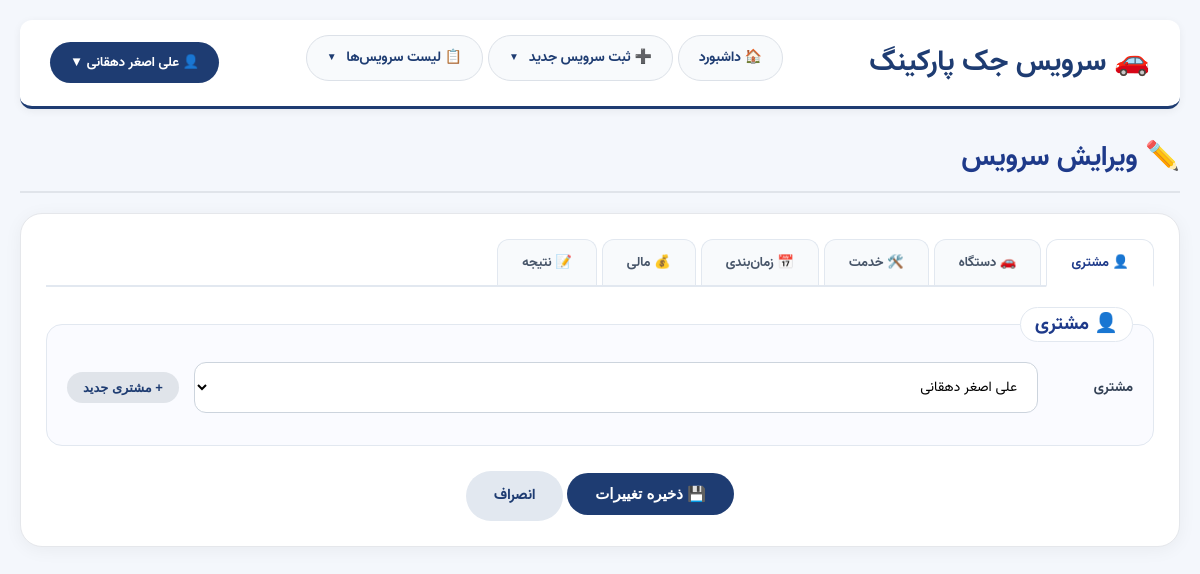
The app's page /edit.php?id=3 (signed in) with its own data.
### tables this page shows
CREATE TABLE IF NOT EXISTS `menu_items` (
  `id` int(11) NOT NULL AUTO_INCREMENT,
  `title` varchar(100) NOT NULL,
  `url` varchar(255) NOT NULL,
  `sort_order` int(11) DEFAULT 0,
  `parent_id` int(11) DEFAULT NULL,
  `icon` varchar(10) DEFAULT NULL,
  `is_active` tinyint(1) DEFAULT 1,
  PRIMARY KEY (`id`)
);

CREATE TABLE IF NOT EXISTS `repairs` (
  `id` int(11) NOT NULL AUTO_INCREMENT,
  `customer_id` int(11) NOT NULL,
  `device_type_id` int(11) DEFAULT NULL,
  `device_brand` varchar(50) DEFAULT NULL,
  `device_model` varchar(100) DEFAULT NULL,
  `device_serial` varchar(100) DEFAULT NULL,
  `device_year` int(11) DEFAULT NULL,
  `device_location` varchar(255) DEFAULT NULL,
  `service_type_id` int(11) DEFAULT NULL,
  `problem_part` varchar(100) DEFAULT NULL,
  `fault_description` text DEFAULT NULL,
  `solution_description` text DEFAULT NULL,
  `technician_id` int(11) DEFAULT NULL,
  `service_date` date DEFAULT NULL,
  `service_time` time DEFAULT NULL,
  `next_service_date` date DEFAULT NULL,
  `labor_cost` bigint(20) DEFAULT 0,
  `extra_costs` bigint(20) DEFAULT 0,
  `payment_status` enum('paid','unpaid','partial') DEFAULT 'unpaid',
  `invoice_number` varchar(20) DEFAULT NULL,
  `final_status` varchar(50) DEFAULT NULL,
  `technician_notes` text DEFAULT NULL,
  `warranty_months` int(11) DEFAULT NULL,
  `created_at` timestamp NOT NULL DEFAULT current_timestamp(),
  `created_by` int(11) DEFAULT NULL,
  `updated_by` int(11) DEFAULT NULL,
  PRIMARY KEY (`id`),
  UNIQUE KEY `invoice_number` (`invoice_number`),
  KEY `customer_id` (`customer_id`),
  KEY `device_type_id` (`device_type_id`),
  KEY `service_type_id` (`service_type_id`),
  KEY `technician_id` (`technician_id`),
  KEY `repairs_created_by_fk` (`created_by`),
  KEY `repairs_updated_by_fk` (`updated_by`),
  CONSTRAINT `repairs_created_by_fk` FOREIGN KEY (`created_by`) REFERENCES `users` (`id`) ON DELETE SET NULL,
  CONSTRAINT `repairs_ibfk_1` FOREIGN KEY (`customer_id`) REFERENCES `customers` (`id`) ON DELETE CASCADE,
  CONSTRAINT `repairs_ibfk_2` FOREIGN KEY (`device_type_id`) REFERENCES `device_types` (`id`) ON DELETE SET NULL,
  CONSTRAINT `repairs_ibfk_3` FOREIGN KEY (`service_type_id`) REFERENCES `service_types` (`id`) ON DELETE SET NULL,
  CONSTRAINT `repairs_ibfk_4` FOREIGN KEY (`technician_id`) REFERENCES `technicians` (`id`) ON DELETE SET NULL,
  CONSTRAINT `repairs_updated_by_fk` FOREIGN KEY (`updated_by`) REFERENCES `users` (`id`) ON DELETE SET NULL
);

CREATE TABLE IF NOT EXISTS `technicians` (
  `id` int(11) NOT NULL AUTO_INCREMENT,
  `name` varchar(100) NOT NULL,
  `phone` varchar(20) DEFAULT NULL,
  PRIMARY KEY (`id`)
);

### edit.php (the view, shortened to what this page needs)
<?php
require_once __DIR__ . '/config.php';
$id = filter_input(INPUT_GET, 'id', FILTER_VALIDATE_INT);
$stmt = $pdo->prepare("SELECT * FROM repairs WHERE id = ?");
$stmt->execute([$id]);
$row = $stmt->fetch(PDO::FETCH_ASSOC);
$customers    = $pdo->query("SELECT id, name FROM customers ORDER BY name")->fetchAll();
$technicians  = $pdo->query("SELECT id, name FROM technicians ORDER BY name")->fetchAll();
require_once __DIR__ . '/header.php';
?>
<h2 class="page-title">✏️ ویرایش سرویس</h2>
<div class="edit-card">
    <form method="POST" id="editForm">
        <div class="tab-nav">
            <button type="button" class="tab-btn active" data-tab="customer">👤 مشتری</button>
            <button type="button" class="tab-btn" data-tab="device">🚗 دستگاه</button>
            <button type="button" class="tab-btn" data-tab="service">🛠️ خدمت</button>
            <button type="button" class="tab-btn" data-tab="schedule">📅 زمان‌بندی</button>
            <button type="button" class="tab-btn" data-tab="financial">💰 مالی</button>
            <button type="button" class="tab-btn" data-tab="result">📝 نتیجه</button>
        </div>
        <div class="tab-panel active" id="tab-customer">
            <fieldset>
                <legend>👤 مشتری</legend>
                <div class="form-row">
                    <label>مشتری</label>
                    <select name="customer_id" id="customer_select" required style="flex:2;">
                        <?php foreach ($customers as $c): ?>
                            <option value="<?= $c['id'] ?>" <?= $row['customer_id'] == $c['id'] ? 'selected' : '' ?>><?= htmlspecialchars($c['name']) ?></option>
                        <?php endforeach; ?>
                    </select>
                    <button type="button" class="btn btn-small" onclick="addNewItem('customer')">+ مشتری جدید</button>
                </div>
            </fieldset>
        </div>
        <div style="text-align:center; margin-top:25px;">
            <button type="submit" class="btn btn-primary">💾 ذخیره تغییرات</button>
            <a href="index.php" class="btn btn-secondary">انصراف</a>
        </div>
    </form>
</div>
</main>
</body>
</html>

### header.php (shortened to what this page needs)
<?php
require_once __DIR__ . '/config.php';
$currentPage = basename($_SERVER['PHP_SELF']);
$topMenu = $pdo->query("
    SELECT * FROM menu_items
    WHERE parent_id IS NULL AND is_active = 1
    ORDER BY sort_order
")->fetchAll(PDO::FETCH_ASSOC);
$allSubMenus = $pdo->query("
    SELECT * FROM menu_items
    WHERE parent_id IS NOT NULL AND is_active = 1
    ORDER BY sort_order
")->fetchAll(PDO::FETCH_ASSOC);
$subMenus = [];
foreach ($allSubMenus as $sub) {
    $subMenus[$sub['parent_id']][] = $sub;
}
$isLoggedIn = isset($_SESSION['user_id']);
$userFullName = $_SESSION['user_full_name'] ?? '';
?>
<!DOCTYPE html>
<html lang="fa" dir="rtl">
<head>
    <link rel="stylesheet" href="style.css">
</head>
<body>
<div class="container">
    <header class="main-header">
        <div class="logo"><h1>🚗 سرویس جک پارکینگ</h1></div>
        <nav class="main-nav">
            <?php foreach ($topMenu as $item):
                $hasSub = isset($subMenus[$item['id']]) && count($subMenus[$item['id']]) > 0;
                $isActive = ($currentPage == basename($item['url']));
            ?>
                <div class="menu-item">
                    <?php if ($hasSub): ?>
                        <a href="javascript:void(0)" class="menu-link <?= $isActive ? 'active' : '' ?>">
                            <?= htmlspecialchars($item['title']) ?>
                            <span class="arrow">▼</span>
                        </a>
                    <?php else: ?>
                        <a href="<?= $item['url'] ?>" class="menu-link <?= $isActive ? 'active' : '' ?>">
                            <?= htmlspecialchars($item['title']) ?>
                        </a>
                    <?php endif; ?>
                </div>
            <?php endforeach; ?>
        </nav>
        <?php if ($isLoggedIn): ?>
            <div class="user-menu">
                <button class="user-menu-btn" onclick="document.getElementById('userDropdown').classList.toggle('show')">
                    👤 <?= htmlspecialchars($userFullName) ?> ▼
                </button>
            </div>
        <?php else: ?>
            <a href="login.php" class="btn small">ورود</a>
        <?php endif; ?>
    </header>
    <main>

### style.css (style rules this page uses)
* { box-sizing: border-box; margin: 0; padding: 0; }
body { font-family: 'Vazir', Tahoma, sans-serif; background: #f4f7fc; color: #1a1a1a; font-size: 14px; line-height: 1.7; direction: rtl; }
.container { max-width: 1300px; margin: 0 auto; padding: 20px; }
.main-header { background: #ffffff; border-radius: 12px; box-shadow: 0 2px 8px rgba(0,0,0,0.06); padding: 15px 30px; margin-bottom: 25px; display: flex; align-items: center; justify-content: space-between; border-bottom: 3px solid #1e3c72; }
.logo h1 { font-size: 1.8rem; color: #1e3c72; font-weight: bold; }
h2 { color: #1e3c72; font-size: 1.8rem; margin-bottom: 20px; border-bottom: 2px solid #e0e4ea; padding-bottom: 10px; }
fieldset { border: 1px solid #dce1e8; border-radius: 10px; padding: 20px; margin-bottom: 20px; background: #fafbfc; }
legend { font-weight: bold; font-size: 1.2rem; color: #1e3c72; background: white; padding: 0 15px; border-radius: 20px; border: 1px solid #dce1e8; }
.form-row { display: flex; flex-wrap: wrap; gap: 15px; margin-bottom: 15px; align-items: center; }
.form-row input, .form-row select, .form-row textarea, input, textarea, select { padding: 12px 15px; border: 1px solid #ccd4dd; border-radius: 8px; font-size: 14px; background: #ffffff; font-family: inherit; transition: 0.2s; flex: 1 1 220px; }
.btn { display: inline-block; padding: 12px 26px; border-radius: 8px; font-weight: 600; font-size: 14px; cursor: pointer; transition: 0.2s; text-decoration: none; border: none; background: #e0e4ea; color: #1e3c72; }
.main-nav { display: flex; align-items: center; gap: 5px; flex-wrap: wrap; }
.menu-item { position: relative; padding-bottom: 10px; }
.menu-link { display: flex; align-items: center; gap: 6px; padding: 10px 20px; border-radius: 40px; background: #f8fafc; color: #1e3c72; text-decoration: none; font-weight: 600; transition: 0.2s; border: 1px solid #dce1e8; white-space: nowrap; }

### header.php (style rules this page uses)
.main-nav { display: flex; align-items: center; gap: 5px; }
.menu-item { position: relative; display: inline-block; }
.menu-link { display: flex; align-items: center; gap: 6px; padding: 10px 20px; border-radius: 40px; background: #f8fafc; color: #1e3c72; text-decoration: none; font-weight: 600; transition: 0.2s; border: 1px solid #dce1e8; white-space: nowrap; }
.menu-link .arrow { font-size: 10px; margin-right: 4px; transition: 0.2s; }
.user-menu { position: relative; display: inline-block; }
.user-menu-btn { background: #1e3c72; color: white; padding: 10px 20px; border-radius: 40px; cursor: pointer; border: none; font-family: inherit; font-weight: bold; display: flex; align-items: center; gap: 8px; transition: 0.2s; }

### edit.php (style rules this page uses)
.page-title { font-size: 28px; font-weight: 800; color: #1e3a8a; margin-bottom: 20px; }
.edit-card { background: #fff; border-radius: 22px; padding: 25px; box-shadow: 0 3px 18px rgba(0,0,0,0.05); border: 1px solid #e5e7eb; margin-bottom: 25px; }
.tab-nav { display: flex; border-bottom: 2px solid #e2e8f0; margin-bottom: 20px; gap: 5px; }
.tab-btn { background: #f8fafc; border: 1px solid #e2e8f0; border-bottom: none; padding: 12px 24px; border-radius: 12px 12px 0 0; cursor: pointer; font-weight: 700; color: #475569; transition: 0.2s; font-family: inherit; }
.tab-btn.active { background: #fff; color: #1e3a8a; border-color: #e2e8f0; border-bottom: 2px solid #fff; margin-bottom: -2px; }
.tab-panel { display: none; }
.tab-panel.active { display: block; }
fieldset { border: 1px solid #e2e8f0; border-radius: 16px; padding: 20px; margin-bottom: 18px; background: #fafbff; }
legend { font-weight: 700; font-size: 1.2rem; color: #1e3a8a; background: #fff; padding: 0 14px; border-radius: 20px; border: 1px solid #e2e8f0; }
.form-row { display: flex; flex-wrap: wrap; gap: 15px; margin-bottom: 12px; align-items: center; }
.form-row label { min-width: 80px; font-weight: 600; color: #334155; }
.form-row input, .form-row select, .form-row textarea { flex: 1; padding: 12px 16px; border: 1px solid #ccd4dd; border-radius: 12px; font-size: 14px; background: #fff; font-family: inherit; }
.btn { display: inline-flex; align-items: center; justify-content: center; padding: 12px 28px; border-radius: 40px; font-weight: 700; font-size: 15px; cursor: pointer; transition: 0.2s; text-decoration: none; border: none; }
.btn-primary { background: #1e3c72; color: #fff; }
.btn-secondary { background: #e2e8f0; color: #1e3c72; }
.btn-small { padding: 8px 16px; font-size: 13px; border-radius: 30px; }

### records on screen
menu_items: title "🏠 داشبورد"
menu_items: title "➕ ثبت سرویس جدید"
menu_items: title "📋 لیست سرویس‌ها"
repairs: customer_id "علی اصغر دهقانی"

### other values on screen
$userFullName "علی اصغر دهقانی"
